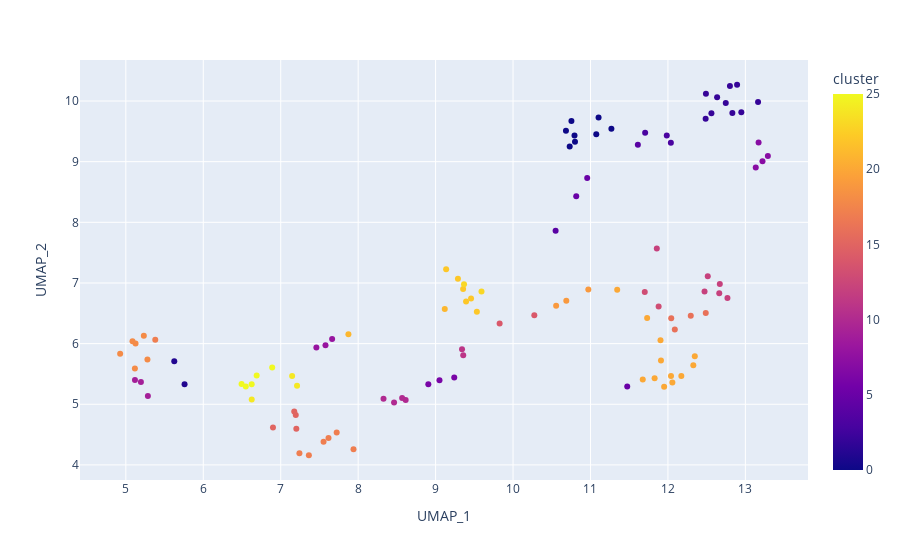

The notebook cell this image was saved under:
### Code cell
rows = []
for x, y, label, record in zip(X_umap[:, 0], X_umap[:, 1], cluster_labels, records):
    row = {
        'UMAP_1': x,
        'UMAP_2': y,
        'cluster': label,
        'id': record.id,
    }
    row.update(record.payload or {})  # add all payload fields
    rows.append(row)

df = pd.DataFrame(rows)

fig = px.scatter(
    df,
    x='UMAP_1',
    y='UMAP_2',
    color='cluster',
    hover_data=list(payload_keys) + ['id', 'cluster'],
)
fig.show()

### Figure 1 — Plotly figure (JSON) as saved in the notebook; plotly's stock layout.template omitted (floating-point values rounded to 4 significant figures; data arrays with more than 128 entries replaced by an {"elided": "..."} marker saying what was removed)
{"data": [{"customdata": {"elided": "111x4 mixed values"}, "hovertemplate": "UMAP_1=%{x}<br>UMAP_2=%{y}<br>text=%{customdata[0]}<br>math_expression_id=%{customdata[1]}<br>id=%{customdata[2]}<br>cluster=%{marker.color}<extra></extra>", "legendgroup": "", "marker": {"color": [0, 0, 0, 0, 0, 0, 0, 0, 1, 1, 2, 2, 2, 2, 2, 2, 2, 2, 2, 2, 3, 3, 3, 4, 4, 5, 5, 5, 6, 6, 6, 7, 7, 7, 7, 8, 8, 8, 9, 9, 9, 10, 10, 10, 10, 11, 11, 12, 12, 12, 12, 12, 12, 13, 13, 14, 14, 15, 15, 15, 15, 16, 16, 16, 16, 17, 17, 17, 17, 17, 17, 17, 18, 18, 18, 18, 18, 18, 19, 19, 19, 20, 20, 20, 20, 20, 20, 20, 20, 20, 20, 20, 20, 21, 21, 22, 22, 22, 22, 22, 22, 23, 23, 24, 24, 24, 25, 25, 25, 25, 25], "coloraxis": "coloraxis", "symbol": "circle"}, "mode": "markers", "name": "", "orientation": "v", "showlegend": false, "type": "scatter", "x": [10.68, 11.07, 11.1, 10.8, 11.27, 10.75, 10.79, 10.73, 5.758, 5.625, 12.95, 12.75, 12.83, 12.8, 12.49, 12.49, 13.16, 12.89, 12.56, 12.64, 11.71, 11.99, 12.04, 11.61, 10.55, 11.47, 10.96, 10.82, 9.241, 8.906, 9.05, 13.13, 13.17, 13.22, 13.29, 7.578, 7.664, 7.461, 5.118, 5.285, 5.195, 8.613, 8.327, 8.568, 8.464, 9.357, 9.341, 12.47, 12.66, 12.67, 11.86, 12.77, 12.51, 11.88, 11.7, 9.827, 10.27, 7.194, 6.9, 7.175, 7.202, 12.04, 12.49, 12.3, 12.09, 7.363, 5.38, 7.617, 7.242, 7.553, 7.723, 7.94, 5.086, 5.125, 4.927, 5.279, 5.232, 5.117, 10.69, 10.56, 10.97, 11.67, 11.34, 11.73, 11.91, 12.06, 11.83, 11.9, 12.04, 11.95, 12.35, 12.17, 12.33, 7.874, 9.119, 9.355, 9.394, 9.136, 9.533, 9.458, 9.288, 9.367, 9.593, 6.626, 7.211, 7.147, 6.495, 6.625, 6.89, 6.549, 6.689], "xaxis": "x", "y": [9.512, 9.453, 9.729, 9.329, 9.545, 9.67, 9.431, 9.252, 5.33, 5.709, 9.814, 9.967, 9.804, 10.25, 10.12, 9.706, 9.984, 10.27, 9.796, 10.06, 9.476, 9.431, 9.311, 9.279, 7.861, 5.291, 8.73, 8.43, 5.441, 5.331, 5.397, 8.903, 9.316, 9.005, 9.092, 5.975, 6.078, 5.936, 5.402, 5.138, 5.369, 5.071, 5.09, 5.105, 5.03, 5.809, 5.909, 6.86, 6.832, 6.984, 7.57, 6.752, 7.11, 6.612, 6.85, 6.334, 6.469, 4.821, 4.616, 4.879, 4.596, 6.419, 6.504, 6.458, 6.232, 4.16, 6.062, 4.442, 4.192, 4.383, 4.534, 4.257, 6.041, 6.002, 5.835, 5.736, 6.131, 5.591, 6.707, 6.625, 6.894, 5.407, 6.889, 6.424, 5.722, 5.358, 5.429, 6.055, 5.467, 5.29, 5.791, 5.467, 5.645, 6.154, 6.57, 6.9, 6.693, 7.228, 6.528, 6.744, 7.071, 6.978, 6.859, 5.077, 5.307, 5.468, 5.333, 5.328, 5.607, 5.295, 5.475], "yaxis": "y"}], "layout": {"coloraxis": {"colorbar": {"title": {"text": "cluster"}}, "colorscale": [[0, "#0d0887"], [0.1111, "#46039f"], [0.2222, "#7201a8"], [0.3333, "#9c179e"], [0.4444, "#bd3786"], [0.5556, "#d8576b"], [0.6667, "#ed7953"], [0.7778, "#fb9f3a"], [0.8889, "#fdca26"], [1, "#f0f921"]]}, "legend": {"tracegroupgap": 0}, "margin": {"t": 60}, "xaxis": {"anchor": "y", "domain": [0, 1], "title": {"text": "UMAP_1"}}, "yaxis": {"anchor": "x", "domain": [0, 1], "title": {"text": "UMAP_2"}}}}
